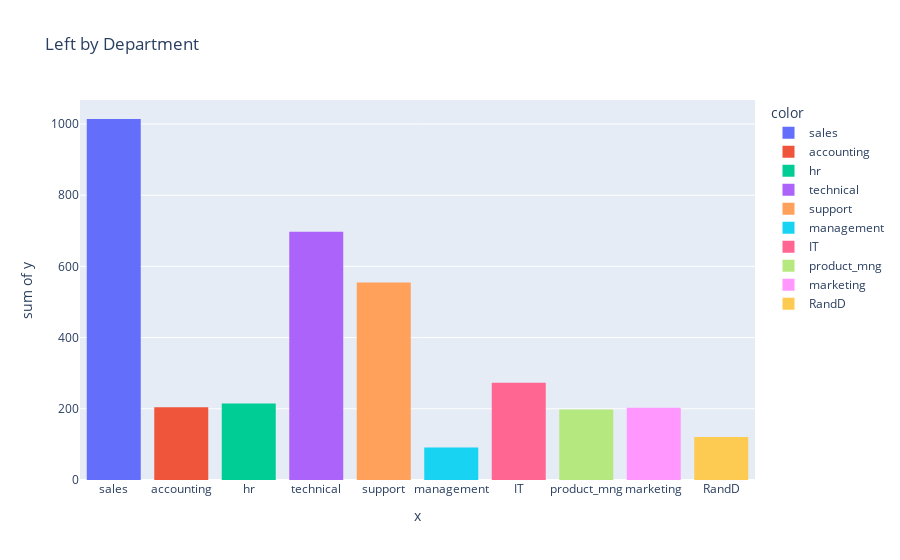

The code cell stored with this chart in its notebook:
### Markdown cell above
`Above bar chart shows employees with high salaries are likely to not leave the company`

### Code cell
px.histogram(x=df['Department'], y=df['left'], color=df['Department'], title='Left by Department')

### Figure 1 — Plotly figure (JSON) as saved in the notebook; plotly's stock layout.template omitted (floating-point values rounded to 4 significant figures; data arrays with more than 128 entries replaced by an {"elided": "..."} marker saying what was removed)
{"data": [{"alignmentgroup": "True", "bingroup": "x", "histfunc": "sum", "hovertemplate": "color=sales<br>x=%{x}<br>sum of y=%{y}<extra></extra>", "legendgroup": "sales", "marker": {"color": "#636efa", "pattern": {"shape": ""}}, "name": "sales", "offsetgroup": "sales", "orientation": "v", "showlegend": true, "type": "histogram", "x": {"elided": "4140 str values"}, "xaxis": "x", "y": {"elided": "4140 int values"}, "yaxis": "y"}, {"alignmentgroup": "True", "bingroup": "x", "histfunc": "sum", "hovertemplate": "color=accounting<br>x=%{x}<br>sum of y=%{y}<extra></extra>", "legendgroup": "accounting", "marker": {"color": "#EF553B", "pattern": {"shape": ""}}, "name": "accounting", "offsetgroup": "accounting", "orientation": "v", "showlegend": true, "type": "histogram", "x": {"elided": "767 str values"}, "xaxis": "x", "y": {"elided": "767 int values"}, "yaxis": "y"}, {"alignmentgroup": "True", "bingroup": "x", "histfunc": "sum", "hovertemplate": "color=hr<br>x=%{x}<br>sum of y=%{y}<extra></extra>", "legendgroup": "hr", "marker": {"color": "#00cc96", "pattern": {"shape": ""}}, "name": "hr", "offsetgroup": "hr", "orientation": "v", "showlegend": true, "type": "histogram", "x": {"elided": "739 str values"}, "xaxis": "x", "y": {"elided": "739 int values"}, "yaxis": "y"}, {"alignmentgroup": "True", "bingroup": "x", "histfunc": "sum", "hovertemplate": "color=technical<br>x=%{x}<br>sum of y=%{y}<extra></extra>", "legendgroup": "technical", "marker": {"color": "#ab63fa", "pattern": {"shape": ""}}, "name": "technical", "offsetgroup": "technical", "orientation": "v", "showlegend": true, "type": "histogram", "x": {"elided": "2720 str values"}, "xaxis": "x", "y": {"elided": "2720 int values"}, "yaxis": "y"}, {"alignmentgroup": "True", "bingroup": "x", "histfunc": "sum", "hovertemplate": "color=support<br>x=%{x}<br>sum of y=%{y}<extra></extra>", "legendgroup": "support", "marker": {"color": "#FFA15A", "pattern": {"shape": ""}}, "name": "support", "offsetgroup": "support", "orientation": "v", "showlegend": true, "type": "histogram", "x": {"elided": "2229 str values"}, "xaxis": "x", "y": {"elided": "2229 int values"}, "yaxis": "y"}, {"alignmentgroup": "True", "bingroup": "x", "histfunc": "sum", "hovertemplate": "color=management<br>x=%{x}<br>sum of y=%{y}<extra></extra>", "legendgroup": "management", "marker": {"color": "#19d3f3", "pattern": {"shape": ""}}, "name": "management", "offsetgroup": "management", "orientation": "v", "showlegend": true, "type": "histogram", "x": {"elided": "630 str values"}, "xaxis": "x", "y": {"elided": "630 int values"}, "yaxis": "y"}, {"alignmentgroup": "True", "bingroup": "x", "histfunc": "sum", "hovertemplate": "color=IT<br>x=%{x}<br>sum of y=%{y}<extra></extra>", "legendgroup": "IT", "marker": {"color": "#FF6692", "pattern": {"shape": ""}}, "name": "IT", "offsetgroup": "IT", "orientation": "v", "showlegend": true, "type": "histogram", "x": {"elided": "1227 str values"}, "xaxis": "x", "y": {"elided": "1227 int values"}, "yaxis": "y"}, {"alignmentgroup": "True", "bingroup": "x", "histfunc": "sum", "hovertemplate": "color=product_mng<br>x=%{x}<br>sum of y=%{y}<extra></extra>", "legendgroup": "product_mng", "marker": {"color": "#B6E880", "pattern": {"shape": ""}}, "name": "product_mng", "offsetgroup": "product_mng", "orientation": "v", "showlegend": true, "type": "histogram", "x": {"elided": "902 str values"}, "xaxis": "x", "y": {"elided": "902 int values"}, "yaxis": "y"}, {"alignmentgroup": "True", "bingroup": "x", "histfunc": "sum", "hovertemplate": "color=marketing<br>x=%{x}<br>sum of y=%{y}<extra></extra>", "legendgroup": "marketing", "marker": {"color": "#FF97FF", "pattern": {"shape": ""}}, "name": "marketing", "offsetgroup": "marketing", "orientation": "v", "showlegend": true, "type": "histogram", "x": {"elided": "858 str values"}, "xaxis": "x", "y": {"elided": "858 int values"}, "yaxis": "y"}, {"alignmentgroup": "True", "bingroup": "x", "histfunc": "sum", "hovertemplate": "color=RandD<br>x=%{x}<br>sum of y=%{y}<extra></extra>", "legendgroup": "RandD", "marker": {"color": "#FECB52", "pattern": {"shape": ""}}, "name": "RandD", "offsetgroup": "RandD", "orientation": "v", "showlegend": true, "type": "histogram", "x": {"elided": "787 str values"}, "xaxis": "x", "y": {"elided": "787 int values"}, "yaxis": "y"}], "layout": {"barmode": "relative", "legend": {"title": {"text": "color"}, "tracegroupgap": 0}, "title": {"text": "Left by Department"}, "xaxis": {"anchor": "y", "domain": [0, 1], "title": {"text": "x"}}, "yaxis": {"anchor": "x", "domain": [0, 1], "title": {"text": "sum of y"}}}}
